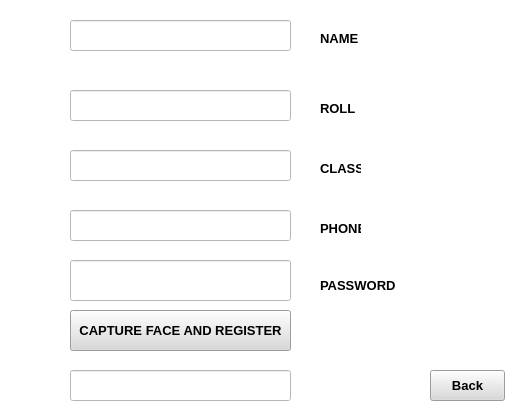
<?xml version="1.0" encoding="UTF-8"?>
<ui version="4.0">
 <class>MainWindow</class>
 <widget class="QMainWindow" name="MainWindow">
  <property name="geometry">
   <rect>
    <x>0</x>
    <y>0</y>
    <width>516</width>
    <height>420</height>
   </rect>
  </property>
  <property name="font">
   <font>
    <pointsize>10</pointsize>
    <weight>75</weight>
    <bold>true</bold>
   </font>
  </property>
  <property name="windowTitle">
   <string>MainWindow</string>
  </property>
  <property name="styleSheet">
   <string notr="true">background-color: rgb(255, 255, 255);</string>
  </property>
  <widget class="QWidget" name="centralwidget">
   <widget class="QLineEdit" name="lineEdit">
    <property name="geometry">
     <rect>
      <x>70</x>
      <y>20</y>
      <width>221</width>
      <height>31</height>
     </rect>
    </property>
    <property name="font">
     <font>
      <pointsize>10</pointsize>
     </font>
    </property>
   </widget>
   <widget class="QLabel" name="name">
    <property name="geometry">
     <rect>
      <x>320</x>
      <y>30</y>
      <width>41</width>
      <height>16</height>
     </rect>
    </property>
    <property name="font">
     <font>
      <pointsize>10</pointsize>
      <weight>75</weight>
      <bold>true</bold>
     </font>
    </property>
    <property name="text">
     <string>NAME</string>
    </property>
   </widget>
   <widget class="QLineEdit" name="lineEdit_2">
    <property name="geometry">
     <rect>
      <x>70</x>
      <y>90</y>
      <width>221</width>
      <height>31</height>
     </rect>
    </property>
    <property name="font">
     <font>
      <pointsize>10</pointsize>
     </font>
    </property>
   </widget>
   <widget class="QLineEdit" name="lineEdit_3">
    <property name="geometry">
     <rect>
      <x>70</x>
      <y>150</y>
      <width>221</width>
      <height>31</height>
     </rect>
    </property>
    <property name="font">
     <font>
      <pointsize>10</pointsize>
     </font>
    </property>
   </widget>
   <widget class="QLineEdit" name="lineEdit_4">
    <property name="geometry">
     <rect>
      <x>70</x>
      <y>210</y>
      <width>221</width>
      <height>31</height>
     </rect>
    </property>
    <property name="font">
     <font>
      <pointsize>10</pointsize>
     </font>
    </property>
   </widget>
   <widget class="QLineEdit" name="lineEdit_6">
    <property name="geometry">
     <rect>
      <x>70</x>
      <y>370</y>
      <width>221</width>
      <height>31</height>
     </rect>
    </property>
    <property name="font">
     <font>
      <pointsize>10</pointsize>
     </font>
    </property>
    <property name="text">
     <string/>
    </property>
   </widget>
   <widget class="QLabel" name="roll">
    <property name="geometry">
     <rect>
      <x>320</x>
      <y>100</y>
      <width>41</width>
      <height>16</height>
     </rect>
    </property>
    <property name="font">
     <font>
      <pointsize>10</pointsize>
      <weight>75</weight>
      <bold>true</bold>
     </font>
    </property>
    <property name="text">
     <string>ROLL</string>
    </property>
   </widget>
   <widget class="QLabel" name="class_2">
    <property name="geometry">
     <rect>
      <x>320</x>
      <y>160</y>
      <width>41</width>
      <height>16</height>
     </rect>
    </property>
    <property name="font">
     <font>
      <pointsize>10</pointsize>
      <weight>75</weight>
      <bold>true</bold>
     </font>
    </property>
    <property name="text">
     <string>CLASS</string>
    </property>
   </widget>
   <widget class="QLabel" name="label_4">
    <property name="geometry">
     <rect>
      <x>320</x>
      <y>220</y>
      <width>41</width>
      <height>16</height>
     </rect>
    </property>
    <property name="font">
     <font>
      <pointsize>10</pointsize>
      <weight>75</weight>
      <bold>true</bold>
     </font>
    </property>
    <property name="text">
     <string>PHONE</string>
    </property>
   </widget>
   <widget class="QPushButton" name="pushButton">
    <property name="geometry">
     <rect>
      <x>430</x>
      <y>370</y>
      <width>75</width>
      <height>31</height>
     </rect>
    </property>
    <property name="font">
     <font>
      <pointsize>10</pointsize>
      <weight>75</weight>
      <bold>true</bold>
     </font>
    </property>
    <property name="styleSheet">
     <string notr="true">background-color: rgb(217, 217, 217);</string>
    </property>
    <property name="text">
     <string>Back</string>
    </property>
   </widget>
   <widget class="QPushButton" name="pushButton_2">
    <property name="geometry">
     <rect>
      <x>70</x>
      <y>310</y>
      <width>221</width>
      <height>41</height>
     </rect>
    </property>
    <property name="font">
     <font>
      <pointsize>10</pointsize>
      <weight>75</weight>
      <bold>true</bold>
     </font>
    </property>
    <property name="styleSheet">
     <string notr="true">background-color: rgb(217, 217, 217);</string>
    </property>
    <property name="text">
     <string>CAPTURE FACE AND REGISTER</string>
    </property>
   </widget>
   <widget class="QLineEdit" name="lineEdit_5">
    <property name="geometry">
     <rect>
      <x>70</x>
      <y>260</y>
      <width>221</width>
      <height>41</height>
     </rect>
    </property>
    <property name="font">
     <font>
      <pointsize>10</pointsize>
     </font>
    </property>
   </widget>
   <widget class="QLabel" name="label_5">
    <property name="geometry">
     <rect>
      <x>320</x>
      <y>270</y>
      <width>81</width>
      <height>31</height>
     </rect>
    </property>
    <property name="font">
     <font>
      <pointsize>10</pointsize>
      <weight>75</weight>
      <bold>true</bold>
     </font>
    </property>
    <property name="text">
     <string>PASSWORD</string>
    </property>
   </widget>
  </widget>
 </widget>
 <resources/>
 <connections/>
</ui>
